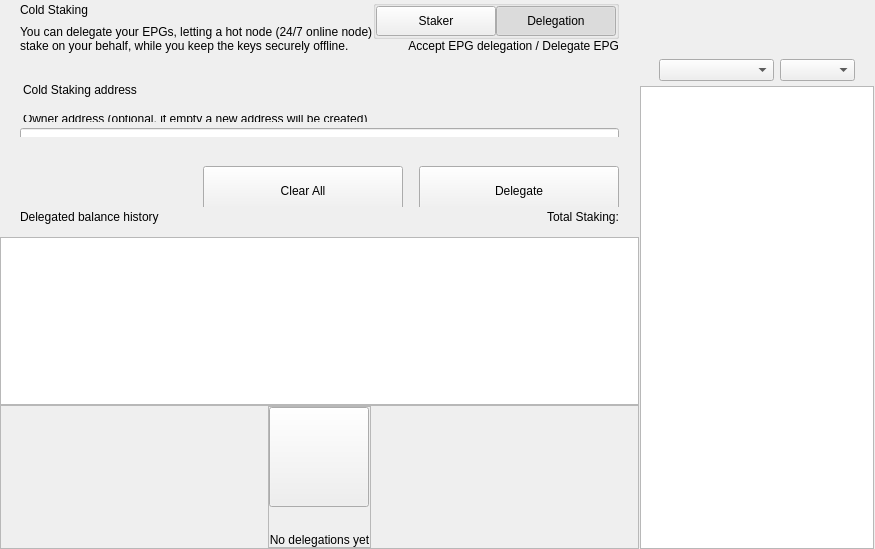
<?xml version="1.0" encoding="UTF-8"?>
<ui version="4.0">
 <class>ColdStakingWidget</class>
 <widget class="QWidget" name="ColdStakingWidget">
  <property name="geometry">
   <rect>
    <x>0</x>
    <y>0</y>
    <width>629</width>
    <height>549</height>
   </rect>
  </property>
  <property name="windowTitle">
   <string>Form</string>
  </property>
  <layout class="QHBoxLayout" name="horizontalLayout_1" stretch="2,1">
   <property name="spacing">
    <number>0</number>
   </property>
   <property name="leftMargin">
    <number>0</number>
   </property>
   <property name="topMargin">
    <number>0</number>
   </property>
   <property name="rightMargin">
    <number>0</number>
   </property>
   <property name="bottomMargin">
    <number>0</number>
   </property>
   <item>
    <widget class="QWidget" name="left" native="true">
     <layout class="QVBoxLayout" name="verticalLayout_3">
      <property name="leftMargin">
       <number>0</number>
      </property>
      <property name="topMargin">
       <number>0</number>
      </property>
      <property name="rightMargin">
       <number>0</number>
      </property>
      <property name="bottomMargin">
       <number>0</number>
      </property>
      <item>
       <layout class="QVBoxLayout" name="verticalLayout_2">
        <property name="spacing">
         <number>0</number>
        </property>
        <item>
         <layout class="QVBoxLayout" name="verticalLayoutTop">
          <property name="spacing">
           <number>0</number>
          </property>
          <property name="leftMargin">
           <number>0</number>
          </property>
          <property name="rightMargin">
           <number>0</number>
          </property>
          <item>
           <widget class="QWidget" name="containerTitle" native="true">
            <property name="sizePolicy">
             <sizepolicy hsizetype="Preferred" vsizetype="Minimum">
              <horstretch>0</horstretch>
              <verstretch>0</verstretch>
             </sizepolicy>
            </property>
            <property name="maximumSize">
             <size>
              <width>16777215</width>
              <height>100</height>
             </size>
            </property>
            <layout class="QHBoxLayout" name="containerTitleLayout">
             <property name="spacing">
              <number>0</number>
             </property>
             <property name="leftMargin">
              <number>20</number>
             </property>
             <property name="topMargin">
              <number>0</number>
             </property>
             <property name="rightMargin">
              <number>20</number>
             </property>
             <property name="bottomMargin">
              <number>0</number>
             </property>
             <item>
              <layout class="QVBoxLayout" name="verticalLayout11">
               <property name="spacing">
                <number>5</number>
               </property>
               <item>
                <widget class="QLabel" name="labelTitle">
                 <property name="text">
                  <string>Cold Staking</string>
                 </property>
                </widget>
               </item>
               <item>
                <widget class="QLabel" name="labelSubtitle1">
                 <property name="maximumSize">
                  <size>
                   <width>16777215</width>
                   <height>16777215</height>
                  </size>
                 </property>
                 <property name="text">
                  <string>You can delegate your EPGs, letting a hot node (24/7 online node)
stake on your behalf, while you keep the keys securely offline.</string>
                 </property>
                </widget>
               </item>
              </layout>
             </item>
             <item>
              <spacer name="horizontalSpacer">
               <property name="orientation">
                <enum>Qt::Horizontal</enum>
               </property>
               <property name="sizeHint" stdset="0">
                <size>
                 <width>40</width>
                 <height>20</height>
                </size>
               </property>
              </spacer>
             </item>
             <item>
              <widget class="QWidget" name="containerViewPrivacyChecks" native="true">
               <layout class="QVBoxLayout" name="containerPrivacyChecks">
                <property name="spacing">
                 <number>0</number>
                </property>
                <property name="leftMargin">
                 <number>0</number>
                </property>
                <property name="topMargin">
                 <number>0</number>
                </property>
                <property name="rightMargin">
                 <number>0</number>
                </property>
                <property name="bottomMargin">
                 <number>0</number>
                </property>
                <item alignment="Qt::AlignHCenter|Qt::AlignVCenter">
                 <widget class="QGroupBox" name="groupBox">
                  <property name="title">
                   <string/>
                  </property>
                  <layout class="QHBoxLayout" name="horizontalLayout_2_1">
                   <property name="spacing">
                    <number>0</number>
                   </property>
                   <property name="leftMargin">
                    <number>0</number>
                   </property>
                   <property name="topMargin">
                    <number>0</number>
                   </property>
                   <property name="rightMargin">
                    <number>0</number>
                   </property>
                   <property name="bottomMargin">
                    <number>0</number>
                   </property>
                   <item>
                    <widget class="QPushButton" name="pushLeft">
                     <property name="minimumSize">
                      <size>
                       <width>120</width>
                       <height>30</height>
                      </size>
                     </property>
                     <property name="maximumSize">
                      <size>
                       <width>120</width>
                       <height>30</height>
                      </size>
                     </property>
                     <property name="focusPolicy">
                      <enum>Qt::NoFocus</enum>
                     </property>
                     <property name="text">
                      <string>Staker</string>
                     </property>
                     <property name="checkable">
                      <bool>true</bool>
                     </property>
                     <property name="autoExclusive">
                      <bool>true</bool>
                     </property>
                    </widget>
                   </item>
                   <item>
                    <widget class="QPushButton" name="pushRight">
                     <property name="minimumSize">
                      <size>
                       <width>120</width>
                       <height>30</height>
                      </size>
                     </property>
                     <property name="maximumSize">
                      <size>
                       <width>120</width>
                       <height>30</height>
                      </size>
                     </property>
                     <property name="focusPolicy">
                      <enum>Qt::NoFocus</enum>
                     </property>
                     <property name="text">
                      <string>Delegation</string>
                     </property>
                     <property name="checkable">
                      <bool>true</bool>
                     </property>
                     <property name="checked">
                      <bool>true</bool>
                     </property>
                     <property name="autoExclusive">
                      <bool>true</bool>
                     </property>
                    </widget>
                   </item>
                  </layout>
                 </widget>
                </item>
                <item alignment="Qt::AlignTop">
                 <widget class="QLabel" name="labelSubtitle2">
                  <property name="text">
                   <string>Accept EPG delegation / Delegate EPG</string>
                  </property>
                  <property name="alignment">
                   <set>Qt::AlignRight|Qt::AlignTrailing|Qt::AlignVCenter</set>
                  </property>
                 </widget>
                </item>
               </layout>
              </widget>
             </item>
            </layout>
           </widget>
          </item>
          <item>
           <spacer name="verticalSpacer_2">
            <property name="orientation">
             <enum>Qt::Vertical</enum>
            </property>
            <property name="sizeType">
             <enum>QSizePolicy::Fixed</enum>
            </property>
            <property name="sizeHint" stdset="0">
             <size>
              <width>20</width>
              <height>30</height>
             </size>
            </property>
           </spacer>
          </item>
          <item>
           <widget class="QWidget" name="containerSend" native="true">
            <property name="minimumSize">
             <size>
              <width>0</width>
              <height>50</height>
             </size>
            </property>
            <layout class="QVBoxLayout" name="containerSendRow">
             <property name="spacing">
              <number>6</number>
             </property>
             <property name="leftMargin">
              <number>0</number>
             </property>
             <property name="topMargin">
              <number>0</number>
             </property>
             <property name="rightMargin">
              <number>0</number>
             </property>
             <property name="bottomMargin">
              <number>0</number>
             </property>
             <item>
              <widget class="QLabel" name="labelEditTitle">
               <property name="maximumSize">
                <size>
                 <width>16777215</width>
                 <height>30</height>
                </size>
               </property>
               <property name="styleSheet">
                <string notr="true">padding-left:20px; padding-bottom:3px;</string>
               </property>
               <property name="text">
                <string>Cold Staking address</string>
               </property>
              </widget>
             </item>
             <item>
              <spacer name="verticalSpacer_6">
               <property name="orientation">
                <enum>Qt::Vertical</enum>
               </property>
               <property name="sizeType">
                <enum>QSizePolicy::Fixed</enum>
               </property>
               <property name="sizeHint" stdset="0">
                <size>
                 <width>20</width>
                 <height>9</height>
                </size>
               </property>
              </spacer>
             </item>
             <item>
              <widget class="QWidget" name="containerOwner" native="true">
               <layout class="QVBoxLayout" name="vContainerOwner">
                <property name="spacing">
                 <number>4</number>
                </property>
                <property name="leftMargin">
                 <number>20</number>
                </property>
                <property name="topMargin">
                 <number>0</number>
                </property>
                <property name="rightMargin">
                 <number>20</number>
                </property>
                <property name="bottomMargin">
                 <number>0</number>
                </property>
                <item>
                 <widget class="QLabel" name="labelSubtitleDescription">
                  <property name="maximumSize">
                   <size>
                    <width>16777215</width>
                    <height>20</height>
                   </size>
                  </property>
                  <property name="styleSheet">
                   <string notr="true">margin-bottom:2px;
                   margin-left:0.05px;
                   padding:0px;</string>
                  </property>
                  <property name="text">
                   <string>Owner address (optional, if empty a new address will be created)</string>
                  </property>
                 </widget>
                </item>
                <item>
                 <widget class="QLineEdit" name="lineEditOwnerAddress">
                  <property name="minimumSize">
                   <size>
                    <width>0</width>
                    <height>50</height>
                   </size>
                  </property>
                  <property name="maximumSize">
                   <size>
                    <width>16777215</width>
                    <height>50</height>
                   </size>
                  </property>
                  <property name="styleSheet">
                   <string notr="true"/>
                  </property>
                  <property name="placeholderText">
                   <string>Enter owner address</string>
                  </property>
                 </widget>
                </item>
               </layout>
              </widget>
             </item>
            </layout>
           </widget>
          </item>
         </layout>
        </item>
        <item>
         <spacer name="verticalSpacer_3">
          <property name="orientation">
           <enum>Qt::Vertical</enum>
          </property>
          <property name="sizeType">
           <enum>QSizePolicy::Minimum</enum>
          </property>
          <property name="sizeHint" stdset="0">
           <size>
            <width>20</width>
            <height>20</height>
           </size>
          </property>
         </spacer>
        </item>
        <item>
         <widget class="QWidget" name="containerBtn" native="true">
          <property name="minimumSize">
           <size>
            <width>0</width>
            <height>50</height>
           </size>
          </property>
          <layout class="QHBoxLayout" name="horizontalLayout">
           <property name="rightMargin">
            <number>20</number>
           </property>
           <item>
            <spacer name="horizontalSpacer_2">
             <property name="orientation">
              <enum>Qt::Horizontal</enum>
             </property>
             <property name="sizeHint" stdset="0">
              <size>
               <width>200</width>
               <height>20</height>
              </size>
             </property>
            </spacer>
           </item>
           <item>
            <layout class="QHBoxLayout" name="horizontalLayout_7">
             <item>
              <spacer name="horizontalSpacer_3">
               <property name="orientation">
                <enum>Qt::Horizontal</enum>
               </property>
               <property name="sizeType">
                <enum>QSizePolicy::Expanding</enum>
               </property>
               <property name="sizeHint" stdset="0">
                <size>
                 <width>40</width>
                 <height>20</height>
                </size>
               </property>
              </spacer>
             </item>
             <item>
              <widget class="QPushButton" name="pushButtonClear">
               <property name="minimumSize">
                <size>
                 <width>200</width>
                 <height>50</height>
                </size>
               </property>
               <property name="focusPolicy">
                <enum>Qt::NoFocus</enum>
               </property>
               <property name="text">
                <string>Clear All</string>
               </property>
              </widget>
             </item>
             <item>
              <spacer name="horizontalSpacer_4">
               <property name="orientation">
                <enum>Qt::Horizontal</enum>
               </property>
               <property name="sizeType">
                <enum>QSizePolicy::Fixed</enum>
               </property>
               <property name="sizeHint" stdset="0">
                <size>
                 <width>10</width>
                 <height>20</height>
                </size>
               </property>
              </spacer>
             </item>
             <item>
              <widget class="QPushButton" name="pushButtonSend">
               <property name="minimumSize">
                <size>
                 <width>200</width>
                 <height>50</height>
                </size>
               </property>
               <property name="maximumSize">
                <size>
                 <width>200</width>
                 <height>50</height>
                </size>
               </property>
               <property name="focusPolicy">
                <enum>Qt::NoFocus</enum>
               </property>
               <property name="text">
                <string>Delegate</string>
               </property>
              </widget>
             </item>
            </layout>
           </item>
          </layout>
         </widget>
        </item>
        <item>
         <widget class="QWidget" name="containerHistoryLabel" native="true">
          <layout class="QHBoxLayout" name="horizontalLayout_4">
           <property name="spacing">
            <number>0</number>
           </property>
           <property name="leftMargin">
            <number>20</number>
           </property>
           <property name="topMargin">
            <number>0</number>
           </property>
           <property name="rightMargin">
            <number>20</number>
           </property>
           <property name="bottomMargin">
            <number>0</number>
           </property>
           <item>
            <widget class="QWidget" name="verticalWidget" native="true">
             <property name="minimumSize">
              <size>
               <width>100</width>
               <height>0</height>
              </size>
             </property>
             <layout class="QVBoxLayout" name="verticalLayout_58">
              <property name="leftMargin">
               <number>0</number>
              </property>
              <property name="topMargin">
               <number>0</number>
              </property>
              <property name="rightMargin">
               <number>0</number>
              </property>
              <property name="bottomMargin">
               <number>0</number>
              </property>
              <item>
               <widget class="QLabel" name="labelListHistory">
                <property name="text">
                 <string>Delegated balance history</string>
                </property>
               </widget>
              </item>
             </layout>
            </widget>
           </item>
           <item>
            <spacer name="horizontalSpacer_5">
             <property name="orientation">
              <enum>Qt::Horizontal</enum>
             </property>
             <property name="sizeHint" stdset="0">
              <size>
               <width>40</width>
               <height>20</height>
              </size>
             </property>
            </spacer>
           </item>
           <item>
            <widget class="QLabel" name="labelStakingTotal">
             <property name="text">
              <string>Total Staking:</string>
             </property>
            </widget>
           </item>
          </layout>
         </widget>
        </item>
        <item>
         <layout class="QVBoxLayout" name="verticalLayout_64">
          <property name="spacing">
           <number>0</number>
          </property>
          <item>
           <spacer name="verticalSpacer_44">
            <property name="orientation">
             <enum>Qt::Vertical</enum>
            </property>
            <property name="sizeType">
             <enum>QSizePolicy::Fixed</enum>
            </property>
            <property name="sizeHint" stdset="0">
             <size>
              <width>20</width>
              <height>10</height>
             </size>
            </property>
           </spacer>
          </item>
          <item>
           <widget class="QListView" name="listView">
            <property name="enabled">
             <bool>true</bool>
            </property>
            <property name="mouseTracking">
             <bool>true</bool>
            </property>
           </widget>
          </item>
          <item>
           <widget class="QFrame" name="emptyContainer">
            <property name="minimumSize">
             <size>
              <width>0</width>
              <height>100</height>
             </size>
            </property>
            <property name="frameShape">
             <enum>QFrame::StyledPanel</enum>
            </property>
            <property name="frameShadow">
             <enum>QFrame::Raised</enum>
            </property>
            <layout class="QVBoxLayout" name="verticalLayout_71" stretch="1,8">
             <property name="spacing">
              <number>0</number>
             </property>
             <property name="leftMargin">
              <number>0</number>
             </property>
             <property name="topMargin">
              <number>0</number>
             </property>
             <property name="rightMargin">
              <number>0</number>
             </property>
             <property name="bottomMargin">
              <number>0</number>
             </property>
             <item>
              <spacer name="verticalSpacer">
               <property name="orientation">
                <enum>Qt::Vertical</enum>
               </property>
               <property name="sizeHint" stdset="0">
                <size>
                 <width>20</width>
                 <height>20</height>
                </size>
               </property>
              </spacer>
             </item>
             <item alignment="Qt::AlignHCenter|Qt::AlignVCenter">
              <widget class="QFrame" name="emptyScreen">
               <property name="sizePolicy">
                <sizepolicy hsizetype="Expanding" vsizetype="Expanding">
                 <horstretch>0</horstretch>
                 <verstretch>0</verstretch>
                </sizepolicy>
               </property>
               <property name="frameShape">
                <enum>QFrame::StyledPanel</enum>
               </property>
               <property name="frameShadow">
                <enum>QFrame::Raised</enum>
               </property>
               <layout class="QVBoxLayout" name="verticalLayout">
                <property name="spacing">
                 <number>30</number>
                </property>
                <property name="leftMargin">
                 <number>0</number>
                </property>
                <property name="topMargin">
                 <number>0</number>
                </property>
                <property name="rightMargin">
                 <number>0</number>
                </property>
                <property name="bottomMargin">
                 <number>0</number>
                </property>
                <item alignment="Qt::AlignHCenter|Qt::AlignVCenter">
                 <widget class="QPushButton" name="pushImgEmpty">
                  <property name="minimumSize">
                   <size>
                    <width>100</width>
                    <height>100</height>
                   </size>
                  </property>
                  <property name="maximumSize">
                   <size>
                    <width>100</width>
                    <height>100</height>
                   </size>
                  </property>
                  <property name="focusPolicy">
                   <enum>Qt::NoFocus</enum>
                  </property>
                  <property name="text">
                   <string/>
                  </property>
                  <property name="iconSize">
                   <size>
                    <width>100</width>
                    <height>100</height>
                   </size>
                  </property>
                 </widget>
                </item>
                <item alignment="Qt::AlignHCenter|Qt::AlignVCenter">
                 <widget class="QLabel" name="labelEmpty">
                  <property name="styleSheet">
                   <string notr="true"/>
                  </property>
                  <property name="text">
                   <string>No delegations yet</string>
                  </property>
                  <property name="alignment">
                   <set>Qt::AlignCenter</set>
                  </property>
                 </widget>
                </item>
               </layout>
              </widget>
             </item>
            </layout>
           </widget>
          </item>
         </layout>
        </item>
       </layout>
      </item>
     </layout>
    </widget>
   </item>
   <item>
    <widget class="QWidget" name="right" native="true">
     <layout class="QVBoxLayout" name="rightContainer">
      <property name="spacing">
       <number>0</number>
      </property>
      <property name="leftMargin">
       <number>1</number>
      </property>
      <property name="topMargin">
       <number>0</number>
      </property>
      <property name="rightMargin">
       <number>1</number>
      </property>
      <property name="bottomMargin">
       <number>0</number>
      </property>
      <item>
       <widget class="QWidget" name="containerRightButtons" native="true">
        <property name="minimumSize">
         <size>
          <width>0</width>
          <height>50</height>
         </size>
        </property>
        <layout class="QVBoxLayout" name="verticalLayout_4">
         <property name="leftMargin">
          <number>19</number>
         </property>
         <property name="topMargin">
          <number>0</number>
         </property>
         <property name="rightMargin">
          <number>19</number>
         </property>
         <property name="bottomMargin">
          <number>0</number>
         </property>
         <item>
          <widget class="OptionButton" name="btnCoinControl" native="true">
           <property name="minimumSize">
            <size>
             <width>0</width>
             <height>0</height>
            </size>
           </property>
          </widget>
         </item>
         <item>
          <widget class="OptionButton" name="btnColdStaking" native="true"/>
         </item>
         <item>
          <widget class="OptionButton" name="btnMyStakingAddresses" native="true">
           <property name="sizePolicy">
            <sizepolicy hsizetype="Preferred" vsizetype="Minimum">
             <horstretch>0</horstretch>
             <verstretch>0</verstretch>
            </sizepolicy>
           </property>
          </widget>
         </item>
        </layout>
       </widget>
      </item>
      <item>
       <widget class="QWidget" name="sortWidget" native="true">
        <layout class="QHBoxLayout" name="horizontalLayout_6">
         <property name="leftMargin">
          <number>19</number>
         </property>
         <property name="rightMargin">
          <number>19</number>
         </property>
         <property name="bottomMargin">
          <number>5</number>
         </property>
         <item>
          <spacer name="horizontalSpacer_6">
           <property name="orientation">
            <enum>Qt::Horizontal</enum>
           </property>
           <property name="sizeHint" stdset="0">
            <size>
             <width>40</width>
             <height>20</height>
            </size>
           </property>
          </spacer>
         </item>
         <item>
          <widget class="QComboBox" name="comboBoxSort">
           <property name="sizePolicy">
            <sizepolicy hsizetype="Preferred" vsizetype="Fixed">
             <horstretch>0</horstretch>
             <verstretch>0</verstretch>
            </sizepolicy>
           </property>
           <property name="minimumSize">
            <size>
             <width>115</width>
             <height>0</height>
            </size>
           </property>
          </widget>
         </item>
         <item>
          <widget class="QComboBox" name="comboBoxSortOrder">
           <property name="sizePolicy">
            <sizepolicy hsizetype="Preferred" vsizetype="Fixed">
             <horstretch>0</horstretch>
             <verstretch>0</verstretch>
            </sizepolicy>
           </property>
           <property name="minimumSize">
            <size>
             <width>75</width>
             <height>0</height>
            </size>
           </property>
          </widget>
         </item>
        </layout>
       </widget>
      </item>
      <item>
       <widget class="QListView" name="listViewStakingAddress">
        <property name="enabled">
         <bool>true</bool>
        </property>
        <property name="mouseTracking">
         <bool>true</bool>
        </property>
       </widget>
      </item>
     </layout>
    </widget>
   </item>
  </layout>
 </widget>
 <customwidgets>
  <customwidget>
   <class>OptionButton</class>
   <extends>QWidget</extends>
   <header>qt/encocoinplus/optionbutton.h</header>
   <container>1</container>
  </customwidget>
 </customwidgets>
 <resources/>
 <connections/>
</ui>
